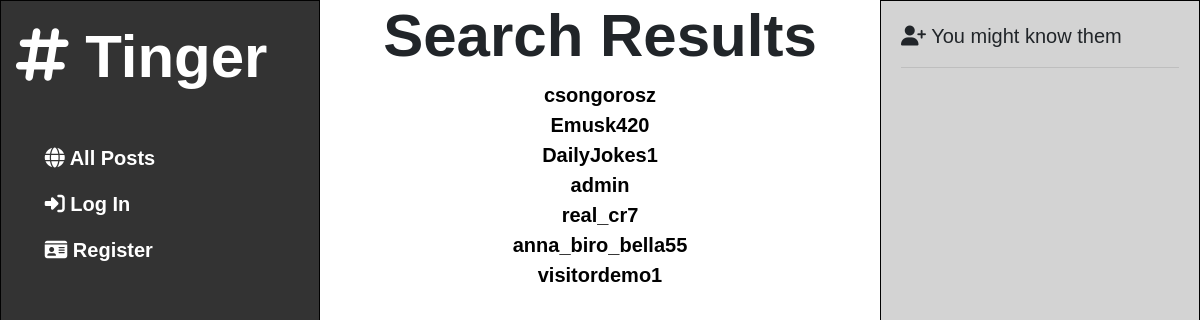
Screenshot of /search with the database file from the repository.
### network/models.py (models this page shows, shortened)
class User(AbstractUser):
    bio = models.TextField(null=True)
    birthdate = models.DateField(null=True, blank=True)
    location = models.TextField(blank=True)
    profileimg = models.ImageField(upload_to='profile_images', default='blank-profile-picture.png')
    following = models.ManyToManyField('self', through='Relationship', symmetrical=False, related_name='followers')

### network/views.py (the view)
# urls.py: path('search', views.search_user, name="search"),
def search_user(request):
    if request.method == "GET":
        q = request.GET.get('q', '')
        usernames = [user.username for user in User.objects.all()]
        lowercase_results = [item.lower() for item in usernames]
        lowercase_dict = {item.lower(): item for item in usernames}
        sub_strings = [lowercase_dict[item] for item in lowercase_results if q.lower() in item]
        if sub_strings:
            return render(request, "network/search.html", {"entries": sub_strings})
        else:
            return render(request, "network/search.html", {"message": f"No user with {q} in it's name found."})
    else:
        return render(request, "network/search.html", {"message": "Method is not GET!"})

### network/templates/network/search.html (shortened to what this page needs)
{% extends "network/layout.html" %}
{% load static %}
{% block body %}
    <div style='text-align:center;'>
        <h1>
            <b>
                <strong>
                    Search Results
                </strong>
            </b>
        </h1>
    </div>
    {% for entry in entries %}
        <div style='text-align:center;'><a id="ind" href="/profile/{{entry}}">{{ entry }} </a></div>
        {% endfor %}
{% endblock %}

### network/static/network/styles.css (style rules this page uses)
body { font-family: Arial, sans-serif; background-color:#333; margin: 0; padding: 0; display:grid; grid-template-columns: auto 1fr auto; font-size: 2.5vh; }
a { text-decoration: none; color: white; font-weight: bold; }
body { min-height: 100vh; }
#ind { color: #010101; }
h1 { font-size: 3em; }

### rows the page displays
User: entries "csongorosz"
User: entries "Emusk420"
User: entries "DailyJokes1"
User: entries "admin"
User: entries "real_cr7"
User: entries "anna_biro_bella55"
User: entries "visitordemo1"
